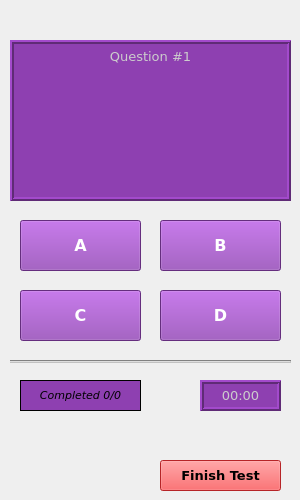
    <widget class="QWidget" name="dailyTestPage">
     <widget class="QLabel" name="questionTestLbl">
      <property name="geometry">
       <rect>
        <x>10</x>
        <y>40</y>
        <width>281</width>
        <height>161</height>
       </rect>
      </property>
      <property name="font">
       <font>
        <family>Verdana</family>
        <pointsize>10</pointsize>
        <weight>50</weight>
        <bold>false</bold>
        <stylestrategy>PreferAntialias</stylestrategy>
        <kerning>true</kerning>
       </font>
      </property>
      <property name="autoFillBackground">
       <bool>false</bool>
      </property>
      <property name="styleSheet">
       <string notr="true">background-color: rgb(142, 64, 177);
color: rgb(204, 204, 204);</string>
      </property>
      <property name="frameShape">
       <enum>QFrame::Box</enum>
      </property>
      <property name="frameShadow">
       <enum>QFrame::Raised</enum>
      </property>
      <property name="lineWidth">
       <number>2</number>
      </property>
      <property name="text">
       <string>Question #1</string>
      </property>
      <property name="alignment">
       <set>Qt::AlignHCenter|Qt::AlignTop</set>
      </property>
     </widget>
     <widget class="QPushButton" name="testABtn">
      <property name="enabled">
       <bool>true</bool>
      </property>
      <property name="geometry">
       <rect>
        <x>20</x>
        <y>220</y>
        <width>121</width>
        <height>51</height>
       </rect>
      </property>
      <property name="baseSize">
       <size>
        <width>0</width>
        <height>0</height>
       </size>
      </property>
      <property name="font">
       <font>
        <family>Verdana</family>
        <pointsize>12</pointsize>
        <weight>75</weight>
        <italic>false</italic>
        <bold>true</bold>
        <underline>false</underline>
       </font>
      </property>
      <property name="cursor">
       <cursorShape>ArrowCursor</cursorShape>
      </property>
      <property name="mouseTracking">
       <bool>false</bool>
      </property>
      <property name="tabletTracking">
       <bool>true</bool>
      </property>
      <property name="focusPolicy">
       <enum>Qt::StrongFocus</enum>
      </property>
      <property name="contextMenuPolicy">
       <enum>Qt::NoContextMenu</enum>
      </property>
      <property name="acceptDrops">
       <bool>false</bool>
      </property>
      <property name="toolTipDuration">
       <number>-7</number>
      </property>
      <property name="layoutDirection">
       <enum>Qt::LeftToRight</enum>
      </property>
      <property name="autoFillBackground">
       <bool>false</bool>
      </property>
      <property name="styleSheet">
       <string notr="true">color: rgb(255, 255, 255);
background-color: rgb(142, 64, 177);</string>
      </property>
      <property name="text">
       <string>A</string>
      </property>
      <property name="iconSize">
       <size>
        <width>16</width>
        <height>16</height>
       </size>
      </property>
      <property name="autoRepeat">
       <bool>false</bool>
      </property>
      <property name="autoExclusive">
       <bool>false</bool>
      </property>
     </widget>
     <widget class="QPushButton" name="testCBtn">
      <property name="enabled">
       <bool>true</bool>
      </property>
      <property name="geometry">
       <rect>
        <x>20</x>
        <y>290</y>
        <width>121</width>
        <height>51</height>
       </rect>
      </property>
      <property name="baseSize">
       <size>
        <width>0</width>
        <height>0</height>
       </size>
      </property>
      <property name="font">
       <font>
        <family>Verdana</family>
        <pointsize>12</pointsize>
        <weight>75</weight>
        <italic>false</italic>
        <bold>true</bold>
        <underline>false</underline>
       </font>
      </property>
      <property name="cursor">
       <cursorShape>ArrowCursor</cursorShape>
      </property>
      <property name="mouseTracking">
       <bool>false</bool>
      </property>
      <property name="tabletTracking">
       <bool>true</bool>
      </property>
      <property name="focusPolicy">
       <enum>Qt::StrongFocus</enum>
      </property>
      <property name="contextMenuPolicy">
       <enum>Qt::NoContextMenu</enum>
      </property>
      <property name="acceptDrops">
       <bool>false</bool>
      </property>
      <property name="toolTipDuration">
       <number>-7</number>
      </property>
      <property name="layoutDirection">
       <enum>Qt::LeftToRight</enum>
      </property>
      <property name="autoFillBackground">
       <bool>false</bool>
      </property>
      <property name="styleSheet">
       <string notr="true">color: rgb(255, 255, 255);
background-color: rgb(142, 64, 177);</string>
      </property>
      <property name="text">
       <string>C</string>
      </property>
      <property name="iconSize">
       <size>
        <width>16</width>
        <height>16</height>
       </size>
      </property>
      <property name="autoRepeat">
       <bool>false</bool>
      </property>
      <property name="autoExclusive">
       <bool>false</bool>
      </property>
     </widget>
     <widget class="QPushButton" name="testBBtn">
      <property name="enabled">
       <bool>true</bool>
      </property>
      <property name="geometry">
       <rect>
        <x>160</x>
        <y>220</y>
        <width>121</width>
        <height>51</height>
       </rect>
      </property>
      <property name="baseSize">
       <size>
        <width>0</width>
        <height>0</height>
       </size>
      </property>
      <property name="font">
       <font>
        <family>Verdana</family>
        <pointsize>12</pointsize>
        <weight>75</weight>
        <italic>false</italic>
        <bold>true</bold>
        <underline>false</underline>
       </font>
      </property>
      <property name="cursor">
       <cursorShape>ArrowCursor</cursorShape>
      </property>
      <property name="mouseTracking">
       <bool>false</bool>
      </property>
      <property name="tabletTracking">
       <bool>true</bool>
      </property>
      <property name="focusPolicy">
       <enum>Qt::StrongFocus</enum>
      </property>
      <property name="contextMenuPolicy">
       <enum>Qt::NoContextMenu</enum>
      </property>
      <property name="acceptDrops">
       <bool>false</bool>
      </property>
      <property name="toolTipDuration">
       <number>-7</number>
      </property>
      <property name="layoutDirection">
       <enum>Qt::LeftToRight</enum>
      </property>
      <property name="autoFillBackground">
       <bool>false</bool>
      </property>
      <property name="styleSheet">
       <string notr="true">color: rgb(255, 255, 255);
background-color: rgb(142, 64, 177);</string>
      </property>
      <property name="text">
       <string>B</string>
      </property>
      <property name="iconSize">
       <size>
        <width>16</width>
        <height>16</height>
       </size>
      </property>
      <property name="autoRepeat">
       <bool>false</bool>
      </property>
      <property name="autoExclusive">
       <bool>false</bool>
      </property>
     </widget>
     <widget class="QPushButton" name="testDBtn">
      <property name="enabled">
       <bool>true</bool>
      </property>
      <property name="geometry">
       <rect>
        <x>160</x>
        <y>290</y>
        <width>121</width>
        <height>51</height>
       </rect>
      </property>
      <property name="baseSize">
       <size>
        <width>0</width>
        <height>0</height>
       </size>
      </property>
      <property name="font">
       <font>
        <family>Verdana</family>
        <pointsize>12</pointsize>
        <weight>75</weight>
        <italic>false</italic>
        <bold>true</bold>
        <underline>false</underline>
       </font>
      </property>
      <property name="cursor">
       <cursorShape>ArrowCursor</cursorShape>
      </property>
      <property name="mouseTracking">
       <bool>false</bool>
      </property>
      <property name="tabletTracking">
       <bool>true</bool>
      </property>
      <property name="focusPolicy">
       <enum>Qt::StrongFocus</enum>
      </property>
      <property name="contextMenuPolicy">
       <enum>Qt::NoContextMenu</enum>
      </property>
      <property name="acceptDrops">
       <bool>false</bool>
      </property>
      <property name="toolTipDuration">
       <number>-7</number>
      </property>
      <property name="layoutDirection">
       <enum>Qt::LeftToRight</enum>
      </property>
      <property name="autoFillBackground">
       <bool>false</bool>
      </property>
      <property name="styleSheet">
       <string notr="true">color: rgb(255, 255, 255);
background-color: rgb(142, 64, 177);</string>
      </property>
      <property name="text">
       <string>D</string>
      </property>
      <property name="iconSize">
       <size>
        <width>16</width>
        <height>16</height>
       </size>
      </property>
      <property name="autoRepeat">
       <bool>false</bool>
      </property>
      <property name="autoExclusive">
       <bool>false</bool>
      </property>
     </widget>
     <widget class="Line" name="lineTest">
      <property name="geometry">
       <rect>
        <x>10</x>
        <y>360</y>
        <width>281</width>
        <height>3</height>
       </rect>
      </property>
      <property name="font">
       <font>
        <weight>50</weight>
        <bold>false</bold>
       </font>
      </property>
      <property name="styleSheet">
       <string notr="true">background-color: rgb(193, 193, 193);</string>
      </property>
      <property name="orientation">
       <enum>Qt::Horizontal</enum>
      </property>
     </widget>
     <widget class="QLabel" name="timeTestLbl">
      <property name="geometry">
       <rect>
        <x>200</x>
        <y>380</y>
        <width>81</width>
        <height>31</height>
       </rect>
      </property>
      <property name="font">
       <font>
        <family>Verdana</family>
        <pointsize>10</pointsize>
        <weight>50</weight>
        <bold>false</bold>
        <stylestrategy>PreferAntialias</stylestrategy>
        <kerning>true</kerning>
       </font>
      </property>
      <property name="autoFillBackground">
       <bool>false</bool>
      </property>
      <property name="styleSheet">
       <string notr="true">background-color: rgb(142, 64, 177);
color: rgb(204, 204, 204);</string>
      </property>
      <property name="frameShape">
       <enum>QFrame::Box</enum>
      </property>
      <property name="frameShadow">
       <enum>QFrame::Raised</enum>
      </property>
      <property name="lineWidth">
       <number>2</number>
      </property>
      <property name="text">
       <string>00:00</string>
      </property>
      <property name="alignment">
       <set>Qt::AlignCenter</set>
      </property>
     </widget>
     <widget class="QProgressBar" name="completedTestBar">
      <property name="geometry">
       <rect>
        <x>20</x>
        <y>380</y>
        <width>121</width>
        <height>31</height>
       </rect>
      </property>
      <property name="autoFillBackground">
       <bool>false</bool>
      </property>
      <property name="styleSheet">
       <string notr="true">background-color: rgb(142, 64, 177);
border-color: rgb(170, 85, 255);</string>
      </property>
      <property name="minimum">
       <number>0</number>
      </property>
      <property name="value">
       <number>0</number>
      </property>
      <property name="textVisible">
       <bool>false</bool>
      </property>
      <property name="orientation">
       <enum>Qt::Horizontal</enum>
      </property>
      <property name="invertedAppearance">
       <bool>false</bool>
      </property>
     </widget>
     <widget class="QLabel" name="completedTestLbl">
      <property name="geometry">
       <rect>
        <x>20</x>
        <y>380</y>
        <width>121</width>
        <height>31</height>
       </rect>
      </property>
      <property name="font">
       <font>
        <family>Verdana</family>
        <pointsize>8</pointsize>
        <weight>50</weight>
        <italic>true</italic>
        <bold>false</bold>
       </font>
      </property>
      <property name="layoutDirection">
       <enum>Qt::LeftToRight</enum>
      </property>
      <property name="autoFillBackground">
       <bool>false</bool>
      </property>
      <property name="styleSheet">
       <string notr="true">background-color: rgba(0, 0, 0, 0);</string>
      </property>
      <property name="frameShape">
       <enum>QFrame::Panel</enum>
      </property>
      <property name="frameShadow">
       <enum>QFrame::Plain</enum>
      </property>
      <property name="lineWidth">
       <number>1</number>
      </property>
      <property name="text">
       <string>Completed 0/0</string>
      </property>
      <property name="textFormat">
       <enum>Qt::RichText</enum>
      </property>
      <property name="scaledContents">
       <bool>false</bool>
      </property>
      <property name="alignment">
       <set>Qt::AlignCenter</set>
      </property>
      <property name="wordWrap">
       <bool>false</bool>
      </property>
      <property name="indent">
       <number>1</number>
      </property>
     </widget>
     <widget class="QPushButton" name="saveBtn_3">
      <property name="geometry">
       <rect>
        <x>160</x>
        <y>460</y>
        <width>121</width>
        <height>31</height>
       </rect>
      </property>
      <property name="font">
       <font>
        <family>Verdana</family>
        <pointsize>10</pointsize>
        <weight>75</weight>
        <bold>true</bold>
       </font>
      </property>
      <property name="styleSheet">
       <string notr="true">background-color:rgb(255, 51, 54);</string>
      </property>
      <property name="text">
       <string>Finish Test</string>
      </property>
      <property name="autoRepeat">
       <bool>false</bool>
      </property>
      <property name="autoExclusive">
       <bool>false</bool>
      </property>
      <property name="default">
       <bool>false</bool>
      </property>
     </widget>
    </widget>
